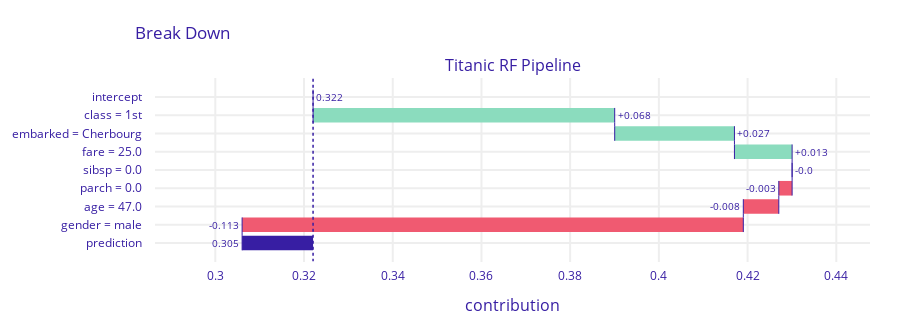

Source (notebook cell):
### Code cell
bd_henry.plot()

### Figure 1 — Plotly figure (JSON) as saved in the notebook; plotly's stock layout.template omitted (floating-point values rounded to 4 significant figures)
{"data": [{"base": 0.322, "connector": {"line": {"color": "#371ea3", "dash": "solid", "width": 1}, "mode": "spanning"}, "decreasing": {"marker": {"color": "#f05a71"}}, "hoverinfo": "text+delta", "hoverlabel": {"bgcolor": "rgba(0,0,0,0.8)"}, "hovertext": ["Average response: 0.322<br>Prediction: 0.305", "class = 1st<br>increases average response by", "embarked = Cherbourg<br>increases average response by", "fare = 25.0<br>increases average response by", "sibsp = 0.0<br>decreases average response by", "parch = 0.0<br>decreases average response by", "age = 47.0<br>decreases average response by", "gender = male<br>decreases average response by", "Average response: 0.322<br>Prediction: 0.305"], "increasing": {"marker": {"color": "#8bdcbe"}}, "measure": ["relative", "relative", "relative", "relative", "relative", "relative", "relative", "relative", "total"], "orientation": "h", "showlegend": false, "text": ["0.322", "+0.068", "+0.027", "+0.013", "-0.0", "-0.003", "-0.008", "-0.113", "0.305"], "textposition": "outside", "totals": {"marker": {"color": "#371ea3"}}, "type": "waterfall", "x": [0, 0.068, 0.027, 0.013, 0, -0.003, -0.008, -0.113, -0.017], "xaxis": "x", "y": ["intercept", "class = 1st", "embarked = Cherbourg", "fare = 25.0", "sibsp = 0.0", "parch = 0.0", "age = 47.0", "gender = male", "prediction"], "yaxis": "y"}], "layout": {"annotations": [{"font": {"size": 16}, "showarrow": false, "text": "Titanic RF Pipeline", "x": 0.5, "xanchor": "center", "xref": "paper", "y": 1, "yanchor": "bottom", "yref": "paper"}, {"font": {"size": 16}, "showarrow": false, "text": "contribution", "x": 0.5, "xanchor": "center", "xref": "paper", "y": 0, "yanchor": "top", "yref": "paper", "yshift": -30}], "font": {"color": "#371ea3"}, "height": 333, "margin": {"b": 71, "r": 30, "t": 78}, "shapes": [{"line": {"color": "#371ea3", "dash": "dot", "width": 1.5}, "type": "line", "x0": 0.322, "x1": 0.322, "xref": "x", "y0": -1, "y1": 9, "yref": "y"}], "title": {"text": "Break Down", "x": 0.15}, "xaxis": {"anchor": "y", "automargin": true, "domain": [0, 1], "fixedrange": true, "gridwidth": 2, "range": [0.2864, 0.4476], "tickcolor": "white", "ticklen": 3, "ticks": "outside", "type": "linear", "zeroline": false}, "yaxis": {"anchor": "x", "automargin": true, "autorange": "reversed", "domain": [0, 1], "fixedrange": true, "gridwidth": 2, "tickcolor": "white", "ticklen": 10, "ticks": "outside", "type": "category"}}}
